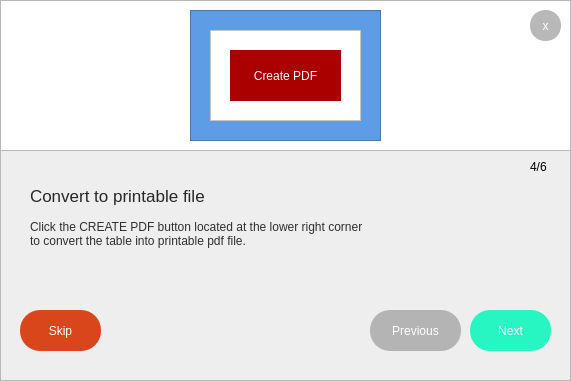
<?xml version="1.0" encoding="UTF-8"?>
<ui version="4.0">
 <class>Form</class>
 <widget class="QWidget" name="Form">
  <property name="geometry">
   <rect>
    <x>0</x>
    <y>0</y>
    <width>571</width>
    <height>381</height>
   </rect>
  </property>
  <property name="windowTitle">
   <string>Form</string>
  </property>
  <property name="styleSheet">
   <string notr="true">QWidget{
background-color: rgb(255, 255, 255);

}</string>
  </property>
  <widget class="QFrame" name="frame_5">
   <property name="geometry">
    <rect>
     <x>0</x>
     <y>150</y>
     <width>571</width>
     <height>231</height>
    </rect>
   </property>
   <property name="styleSheet">
    <string notr="true">QFrame{
background-color: rgb(238, 238, 238);
border-bottom-width: 1;
border-left-width: 1;
border-right-width: 1;
border-bottom-style: solid;
border-left-style: solid;
border-right-style: solid;
border-color: rgb(185, 185, 185);
}</string>
   </property>
   <property name="frameShape">
    <enum>QFrame::StyledPanel</enum>
   </property>
   <property name="frameShadow">
    <enum>QFrame::Raised</enum>
   </property>
   <widget class="QLabel" name="label_12">
    <property name="geometry">
     <rect>
      <x>30</x>
      <y>20</y>
      <width>241</width>
      <height>51</height>
     </rect>
    </property>
    <property name="font">
     <font>
      <family>Nirmala UI</family>
      <pointsize>13</pointsize>
      <weight>9</weight>
      <italic>false</italic>
      <bold>false</bold>
     </font>
    </property>
    <property name="styleSheet">
     <string notr="true">QLabel{
border-left-color: rgb(238, 238, 238);
	
	border-right-color: rgb(238, 238, 238);
	border-bottom-color: rgb(238, 238, 238);
	
	font: 75 13pt &quot;Nirmala UI&quot;;
	color: rgb(39, 39, 39);
}</string>
    </property>
    <property name="text">
     <string>Convert to printable file</string>
    </property>
    <property name="alignment">
     <set>Qt::AlignLeading|Qt::AlignLeft|Qt::AlignVCenter</set>
    </property>
   </widget>
   <widget class="QLabel" name="label_13">
    <property name="geometry">
     <rect>
      <x>30</x>
      <y>70</y>
      <width>531</width>
      <height>91</height>
     </rect>
    </property>
    <property name="layoutDirection">
     <enum>Qt::LeftToRight</enum>
    </property>
    <property name="styleSheet">
     <string notr="true">QLabel{
	
	border-left-color: rgb(238, 238, 238);
	
	border-right-color: rgb(238, 238, 238);
	border-bottom-color: rgb(238, 238, 238);
	font: 25 11pt &quot;Microsoft YaHei Light&quot;;
	color: rgb(47, 47, 47);
}</string>
    </property>
    <property name="text">
     <string>Click the CREATE PDF button located at the lower right corner
to convert the table into printable pdf file.</string>
    </property>
    <property name="alignment">
     <set>Qt::AlignLeading|Qt::AlignLeft|Qt::AlignTop</set>
    </property>
   </widget>
   <widget class="QLabel" name="label_14">
    <property name="geometry">
     <rect>
      <x>530</x>
      <y>10</y>
      <width>41</width>
      <height>31</height>
     </rect>
    </property>
    <property name="layoutDirection">
     <enum>Qt::LeftToRight</enum>
    </property>
    <property name="styleSheet">
     <string notr="true">QLabel{
		border-left-color: rgb(238, 238, 238);
	
	border-bottom-color: rgb(238, 238, 238);
	
	font: 25 11pt &quot;Microsoft YaHei Light&quot;;
	
	
	color: rgb(0, 0, 0);
}</string>
    </property>
    <property name="text">
     <string>4/6</string>
    </property>
    <property name="alignment">
     <set>Qt::AlignLeading|Qt::AlignLeft|Qt::AlignTop</set>
    </property>
   </widget>
   <widget class="QPushButton" name="btn_next">
    <property name="geometry">
     <rect>
      <x>470</x>
      <y>160</y>
      <width>81</width>
      <height>41</height>
     </rect>
    </property>
    <property name="styleSheet">
     <string notr="true">QPushButton{
background-color: #27F5C2;
	color: rgb(255, 255, 255);
	
	font: 63 10pt &quot;Segoe UI Semibold&quot;;
border-radius: 20px;
}</string>
    </property>
    <property name="text">
     <string>Next</string>
    </property>
   </widget>
   <widget class="QPushButton" name="btn_skip">
    <property name="geometry">
     <rect>
      <x>20</x>
      <y>160</y>
      <width>81</width>
      <height>41</height>
     </rect>
    </property>
    <property name="styleSheet">
     <string notr="true">QPushButton{
background-color: #DA461B;
	color: rgb(255, 255, 255);
	
	font: 63 10pt &quot;Segoe UI Semibold&quot;;
border-radius: 20px;
}</string>
    </property>
    <property name="text">
     <string>Skip</string>
    </property>
   </widget>
   <widget class="QPushButton" name="btn_back">
    <property name="geometry">
     <rect>
      <x>370</x>
      <y>160</y>
      <width>91</width>
      <height>41</height>
     </rect>
    </property>
    <property name="styleSheet">
     <string notr="true">QPushButton{
background-color: rgb(180, 180, 180);
	color: rgb(255, 255, 255);
	
	font: 63 10pt &quot;Segoe UI Semibold&quot;;
border-radius: 20px;
}</string>
    </property>
    <property name="text">
     <string>Previous</string>
    </property>
   </widget>
  </widget>
  <widget class="QFrame" name="frame_3">
   <property name="geometry">
    <rect>
     <x>190</x>
     <y>10</y>
     <width>191</width>
     <height>131</height>
    </rect>
   </property>
   <property name="styleSheet">
    <string notr="true">QFrame{
background-color: #5E9CE6;
}</string>
   </property>
   <property name="frameShape">
    <enum>QFrame::StyledPanel</enum>
   </property>
   <property name="frameShadow">
    <enum>QFrame::Raised</enum>
   </property>
   <widget class="QFrame" name="frame_2">
    <property name="geometry">
     <rect>
      <x>20</x>
      <y>20</y>
      <width>151</width>
      <height>91</height>
     </rect>
    </property>
    <property name="styleSheet">
     <string notr="true">QFrame{
background-color: rgb(255, 255, 255);

}</string>
    </property>
    <property name="frameShape">
     <enum>QFrame::StyledPanel</enum>
    </property>
    <property name="frameShadow">
     <enum>QFrame::Raised</enum>
    </property>
    <widget class="QFrame" name="frame">
     <property name="geometry">
      <rect>
       <x>20</x>
       <y>20</y>
       <width>111</width>
       <height>51</height>
      </rect>
     </property>
     <property name="styleSheet">
      <string notr="true">QFrame{
background-color: rgb(170, 0, 0);

}</string>
     </property>
     <property name="frameShape">
      <enum>QFrame::StyledPanel</enum>
     </property>
     <property name="frameShadow">
      <enum>QFrame::Raised</enum>
     </property>
     <widget class="QLabel" name="label">
      <property name="geometry">
       <rect>
        <x>0</x>
        <y>0</y>
        <width>111</width>
        <height>51</height>
       </rect>
      </property>
      <property name="styleSheet">
       <string notr="true">QLabel{

	font: 11pt &quot;Segoe UI Semilight&quot;;
	
	color: rgb(255, 255, 255);

}</string>
      </property>
      <property name="text">
       <string>Create PDF</string>
      </property>
      <property name="alignment">
       <set>Qt::AlignCenter</set>
      </property>
     </widget>
    </widget>
   </widget>
  </widget>
  <widget class="QPushButton" name="btn_close">
   <property name="geometry">
    <rect>
     <x>530</x>
     <y>10</y>
     <width>31</width>
     <height>31</height>
    </rect>
   </property>
   <property name="styleSheet">
    <string notr="true">QPushButton{
background-color: rgb(184, 184, 184);
	
	color: rgb(255, 255, 255);
	
	
	font: 87 11pt &quot;Arial Black&quot;;
border-radius: 15px;

}</string>
   </property>
   <property name="text">
    <string>x</string>
   </property>
  </widget>
  <widget class="QFrame" name="frame_4">
   <property name="geometry">
    <rect>
     <x>0</x>
     <y>0</y>
     <width>571</width>
     <height>171</height>
    </rect>
   </property>
   <property name="styleSheet">
    <string notr="true">QFrame{
border-width: 1;
border-style: solid;
border-color: rgb(185, 185, 185);
}</string>
   </property>
   <property name="frameShape">
    <enum>QFrame::StyledPanel</enum>
   </property>
   <property name="frameShadow">
    <enum>QFrame::Raised</enum>
   </property>
  </widget>
  <zorder>frame_4</zorder>
  <zorder>frame_3</zorder>
  <zorder>frame_5</zorder>
  <zorder>btn_close</zorder>
 </widget>
 <resources/>
 <connections/>
</ui>
